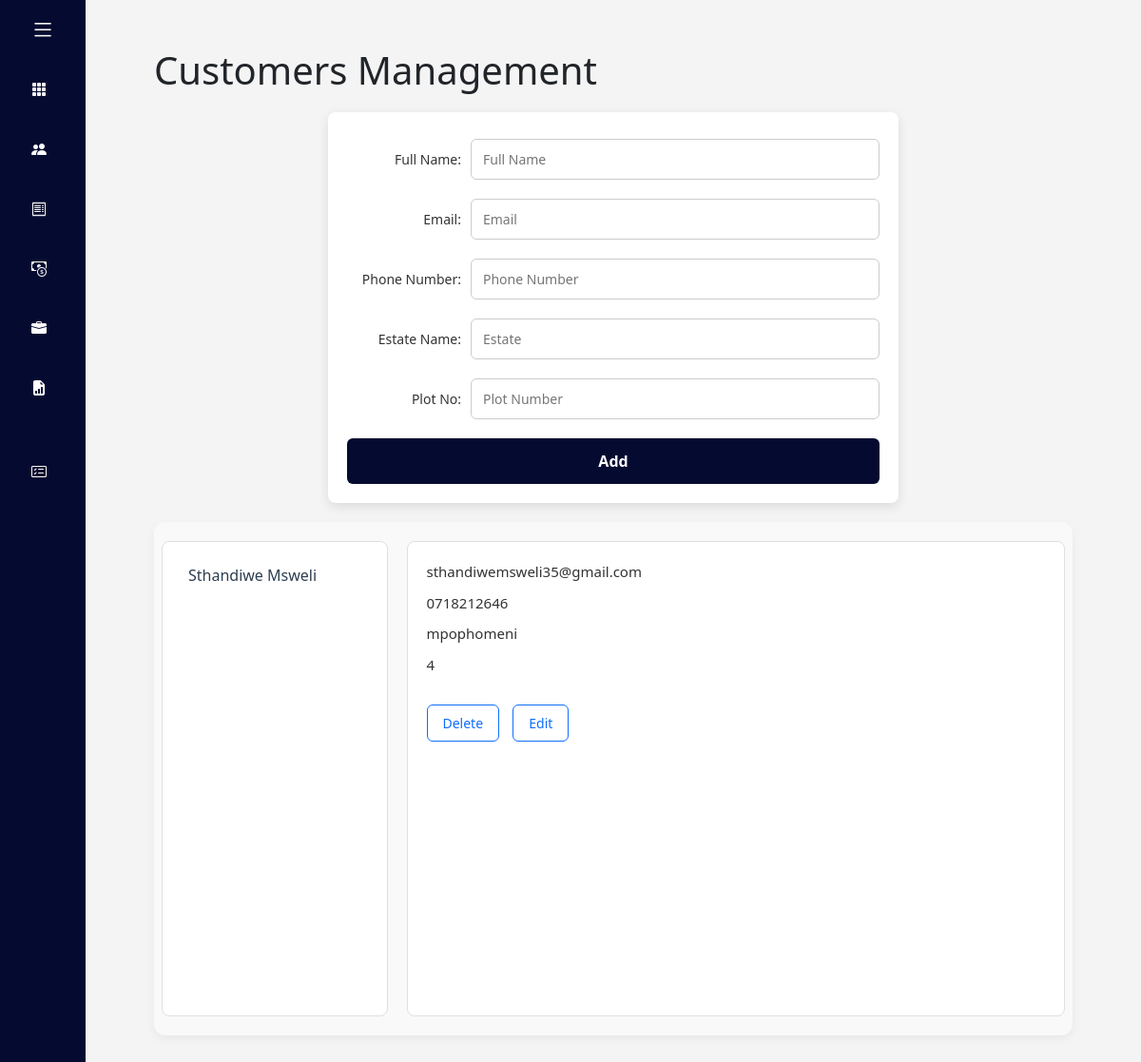
/customers/25/, run on the app's committed database.
### bookkeeping/models.py (models this page shows, shortened)
class Customer(models.Model):
    name = models.CharField(max_length=100)
    email = models.EmailField()
    phone_no = models.CharField(max_length=15)
    estate = models.CharField(max_length=100)
    plot_no = models.IntegerField()

### bookkeeping/views.py (the view)
# urls.py: path("customers/<int:post_id>/", views.customer_list_view, name="customer_details"),
def customer_list_view(request, post_id=None):
    customers = Customer.objects.all()
    customer_details = None
    if post_id:
        customer_details = get_object_or_404(Customer, id=post_id)
    return render(request, "bookkeeping/customers.html", {
        "customers": customers,
        "customer_details": customer_details
    })

### bookkeeping/templates/bookkeeping/customers.html (shortened to what this page needs)
{% extends "bookkeeping/layout.html" %}
{% block body %}
<div class="customers">
<h1>Customers Management</h1>
<div class="form-container">
<form action="" method="POST">
  <div class="form-group mt-2">
    <label>Full Name:</label>
    <input type="text" id="name" name="name" placeholder="Full Name"
           value="{{ post.name|default:'' }}" />
  </div>
  <div class="form-group mt-2">
    <label>Email:</label>
    <input type="text" id="email" name="email" placeholder="Email"
           value="{{ post.email|default:'' }}" />
  </div>
  <div class="form-group mt-2">
    <label>Phone Number:</label>
    <input type="tel" id="phoneNo" name="phoneNo" placeholder="Phone Number"
           value="{{ post.phone_no|default:'' }}" />
  </div>
  <div class="form-group mt-2">
    <label>Estate Name:</label>
    <input type="text" id="estate" name="estate" placeholder="Estate"
           value="{{ post.estate|default:'' }}" />
  </div>
  <div class="form-group mt-2">
    <label>Plot No:</label>
    <input type="number" id="plot" name="plot" placeholder="Plot Number"
           value="{{ post.plot_no|default:'' }}" />
  </div>
  <button type="submit" class="btn submit-btn">
    {% if post %}Update{% else %}Add{% endif %}
  </button>
</form>
</div>
<div class="nameList">
  <div class="customersList row">
    <div class="names col-3" style="max-height: 500px; overflow-y: auto;">
      <ul>
        {% for names in customers %}
          <li>
            <a href="{% url 'customer_details' names.id %}">
              <p>{{ names.name }}</p>
            </a>
          </li>
        {% endfor %}
      </ul>
    </div>
    <div class="details col-6">
      {% if customer_details %}
        <ul>
          <li>{{ customer_details.email }}</li>
          <li>{{ customer_details.phone_no }}</li>
          <li>{{ customer_details.estate }}</li>
          <li>{{ customer_details.plot_no }}</li>
        </ul>
        <a href="{% url 'customer_delete' customer_details.id %}" class="btn btn-outline-primary">Delete</a>
        <a href="{% url 'customer_form_edit' customer_details.id %}" class="btn btn-outline-primary">Edit</a>
      {% else %}
        <p>Select a customer to view details.</p>
      {% endif %}
    </div>
  </div>
</div>
{% endblock %}

### bookkeeping/static/bookkeeping/styles.css (style rules this page uses)
* { margin: 0; padding: 0; box-sizing: border-box; font-family: 'Segoe UI', Tahoma, Geneva, Verdana, sans-serif; }
body { display: flex; height: 100vh; overflow: hidden; }
.customers { padding: 30px 40px; }
.form-container { max-width: 600px; margin: 20px auto; padding: 20px; background-color: #fff; border-radius: 8px; box-shadow: 0 4px 12px rgba(0, 0, 0, 0.1); }
.form-group { display: flex; align-items: center; margin-bottom: 20px; }
.form-container label { width: 120px; margin-right: 10px; font-size: 14px; color: #333; font-weight: 500; text-align: right; }
.form-container input[type="text"], .form-container input[type="email"], .form-container input[type="tel"], .form-container input[type="number"] { flex: 1; padding: 10px 12px; font-size: 14px; border: 1px solid #ccc; border-radius: 6px; box-sizing: border-box; transition: border-color 0.3s, box-shadow 0.3s; }
.submit-btn { width: 100%; padding: 12px; background-color: #050A30; color: #fff; font-size: 16px; font-weight: bold; border: none; border-radius: 6px; cursor: pointer; transition: background-color 0.3s; }
.nameList { background-color: #f9f9f9; padding: 20px; border-radius: 12px; box-shadow: 0 4px 10px rgba(0, 0, 0, 0.05); margin-top: 20px; }
.customersList { display: flex; gap: 20px; }
.names { background-color: #ffffff; border: 1px solid #e0e0e0; padding: 15px; border-radius: 8px; height: 500px; overflow-y: auto; }
.names ul { list-style-type: none; padding-left: 0; margin: 0; }
.names li { margin-bottom: 12px; }
.names a { text-decoration: none; color: #2c3e50; font-weight: 500; padding: 8px 12px; display: block; border-radius: 6px; transition: background-color 0.2s ease; }
.details { background-color: #ffffff; border: 1px solid #e0e0e0; padding: 20px; border-radius: 8px; flex-grow: 1; min-height: 300px; }
.details ul { list-style: none; padding-left: 0; }
.details li { margin-bottom: 10px; font-size: 15px; color: #333; }
.details .btn { margin-right: 10px; margin-top: 15px; padding: 8px 16px; font-size: 14px; border-radius: 6px; }

### data on the page
Customer: name "Sthandiwe Msweli", email "sthandiwemsweli35@gmail.com", phone_no "0718212646", estate "mpophomeni", plot_no "4"
